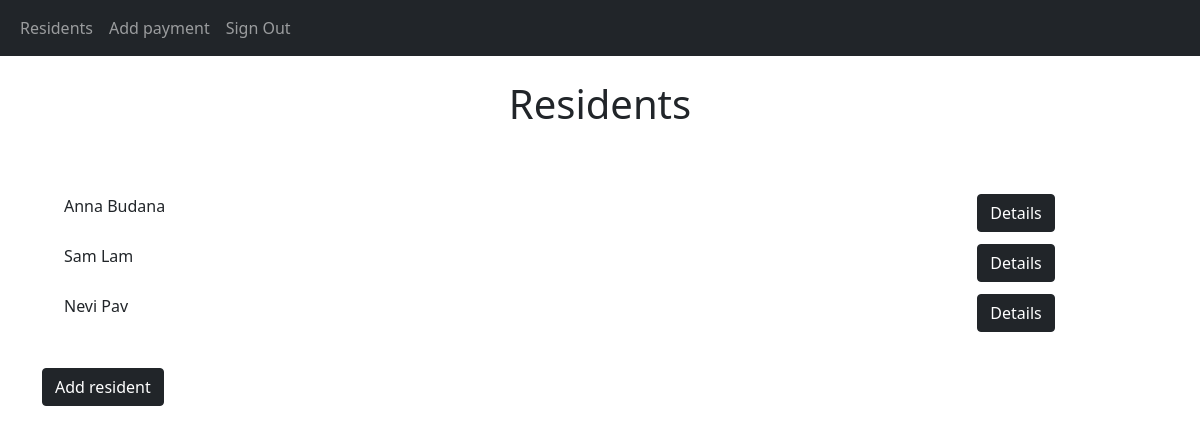
Screenshot of /index/ (signed in) with the database file from the repository.
### CashierApp/models.py (models this page shows)
class Resident(models.Model):
    full_name = models.CharField(max_length=255)
    email = models.CharField(max_length=255)
    apartment = models.IntegerField()
    cashier = models.ForeignKey(Cashier, on_delete=models.CASCADE)  # link to Cashier table

### CashierApp/views.py (the view)
# urls.py: path('index/', views.index,  name='index'),
def index(request):
    if not request.user.is_authenticated:
        return redirect("signin")
    residents = Resident.objects.filter(cashier=request.user)
    context = {'residents': residents}
    return render(request, 'index.html', context)

### CashierApp/templates/index.html (shortened to what this page needs)
{% extends "base.html" %}
{% block content %}
    <br>
    <h1>Residents</h1>
    <br>
    <br>
    <div class="container">
        {% for r in residents %}
        <div class="row border1">
            <div class="col-10">
                <p>{{ r.full_name }}</p>
            </div>
            <div class="col-2">
                <a class="btn btn-dark" href="{% url 'persondetails' r.id %}">Details</a>
            </div>
        </div>
            {% empty %}
                <p>No residents.</p>
        {% endfor %}
        <br>
        <form action="/resident/">
            <button type="submit" class="btn btn-dark ">Add resident</button>
        </form>
    </div>
{% endblock %}

### CashierApp/static/css/style.css (style rules this page uses)
h1 { text-align: center; }
.border1 { border-bottom: black !important; border-top: black !important; border-bottom: 1px; border-top: 1px; margin: 10px; }

### rows the page displays
Resident: full_name "Anna Budana"
Resident: full_name "Sam Lam"
Resident: full_name "Nevi Pav"
